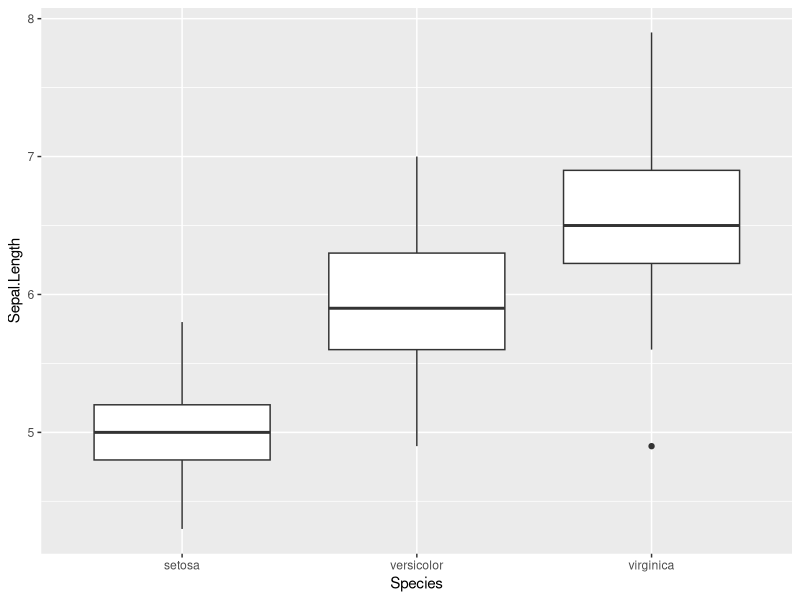
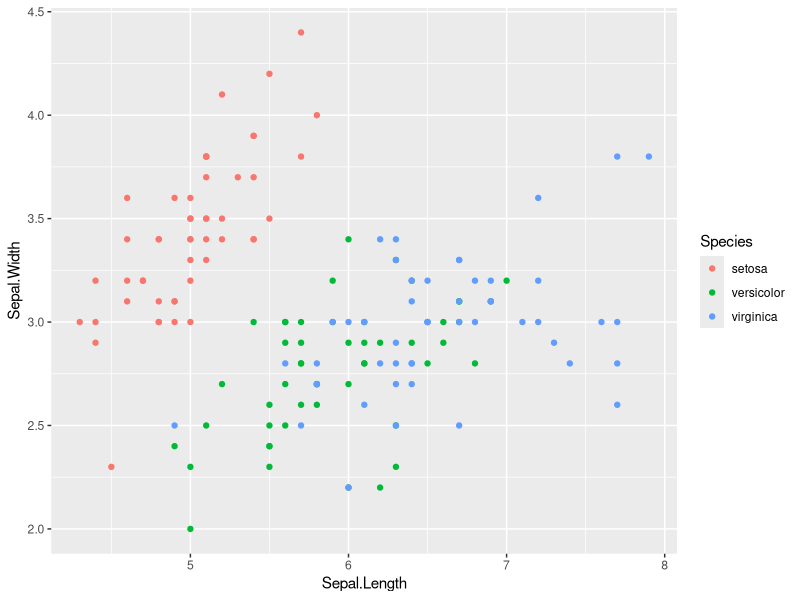
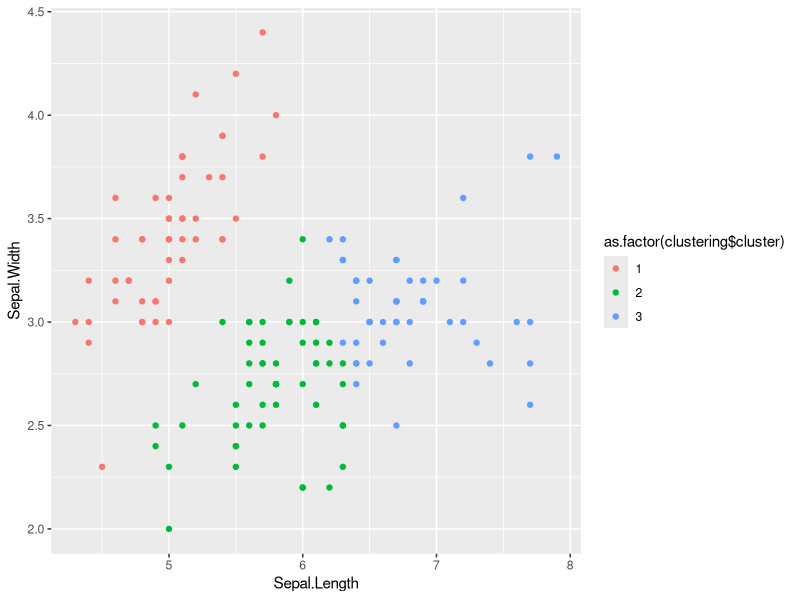

The R source for these figures, in order:
# Importing the Iris data.
data(iris)

# Viewing the head of the Iris data.
head(iris)

#  Viewing the summary of the Iris data.
summary(iris)

# Importing the ggplot2 library.
library(ggplot2)

# Creating a box plot.
ggplot(data = iris, aes(x = Species, y = Sepal.Length)) + geom_boxplot()

# Plotting the speal length and width.
ggplot(data = iris, aes(x = Sepal.Length, y = Sepal.Width, color = Species)) + geom_point()

# K-Means Clustering of the data.
set.seed(123)
clustering <- kmeans(iris[,1:2], centers = 3)
ggplot(iris, aes(Sepal.Length, Sepal.Width)) + geom_point(aes(color = as.factor(clustering$cluster)))